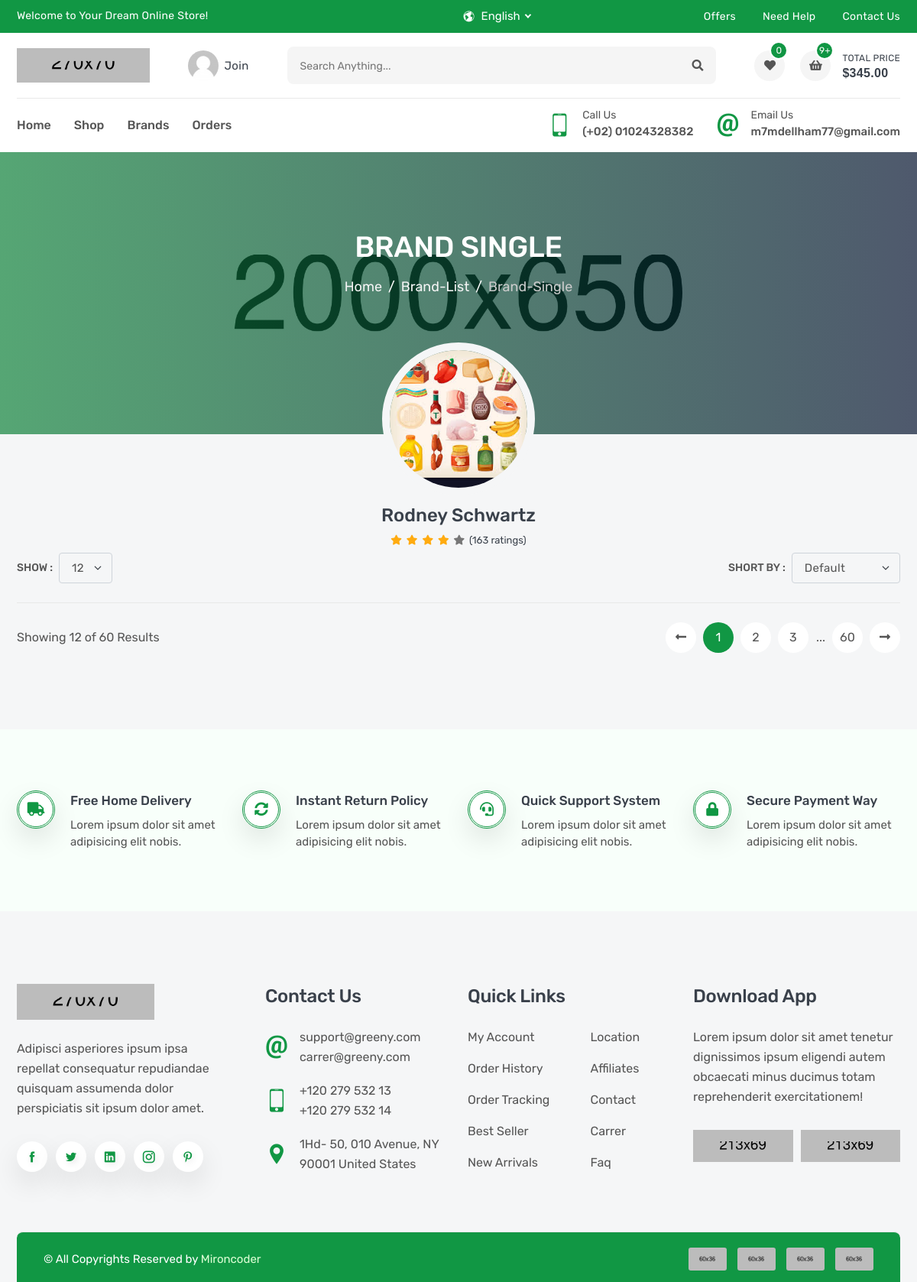
Screenshot of /products/brands/rodney-schwartz with the database file from the repository.
### product/models.py (models this page shows, shortened)
class Brand(models.Model):
    name=models.CharField(_('Name'),max_length=100)
    image=models.ImageField(_('Image'),upload_to='brand')
    slug=models.SlugField(null=True,blank=True,)

### product/views.py (the view)
# urls.py: path('brands/<slug:slug>',BrandDetail.as_view()),
class BrandDetail(ListView):
    model=Product
    template_name='product/brand_detail.html'
    paginate_by=20
    def get_queryset(self): #override on queryset
        brand=Brand.objects.get(slug=self.kwargs['slug'])
        return super().get_queryset().filter(brand=brand)
    def get_context_data(self, **kwargs: Any):
        context= super().get_context_data(**kwargs)
        context['brand']=Brand.objects.get(slug=self.kwargs['slug'])
        return context

### product/templates/product/brand_detail.html (shortened to what this page needs)
{% extends 'base.html' %}
{% load static %}
{% block css %}
<link rel="stylesheet" href="{% static 'en/css/brand-single.css' %}">
{% endblock css %}
{% block body %}
        <section class="single-banner" style="background: url(images/single-banner.jpg) no-repeat center;">
            <div class="container">
                <h2>Brand Single</h2>
                <ol class="breadcrumb">
                    <li class="breadcrumb-item"><a href="index.html">Home</a></li>
                    <li class="breadcrumb-item"><a href="brand-list.html">brand-list</a></li>
                    <li class="breadcrumb-item active" aria-current="page">brand-single</li>
                </ol>
            </div>
        </section>
        <div class="brand-single">
            <a href="#"><img src="{{brand.image.url}}" alt="brand"></a>
            <a href="#"><h3>{{brand.name}}</h3></a>
            <ul>
                <li class="fas fa-star active"></li>
                <li class="fas fa-star active"></li>
                <li class="fas fa-star active"></li>
                <li class="fas fa-star active"></li>
                <li class="fas fa-star"></li>
                <li class="total">(163 ratings)</li>
            </ul>
        </div>
        <section class="inner-section shop-part">
            <div class="container">
                <div class="row">
                    <div class="col-lg-12">
                        <div class="top-filter">
                            <div class="filter-show">
                                <label class="filter-label">Show :</label>
                                <select class="form-select filter-select">
                                    <option value="1">12</option>
                                </select>
                            </div>
                            <div class="filter-short">
                                <label class="filter-label">Short by :</label>
                                <select class="form-select filter-select">
                                    <option selected>default</option>
                                </select>
                            </div>
                        </div>
                    </div>
                </div>
                <div class="row">
                    <div class="col-lg-12">
                        <div class="bottom-paginate">
                            <p class="page-info">Showing 12 of 60 Results</p>
                            <ul class="pagination">
                                <li class="page-item">
                                    <a class="page-link" href="#">
                                        <i class="fas fa-long-arrow-alt-left"></i>
                                    </a>
                                </li>
                                <li class="page-item"><a class="page-link active" href="#">1</a></li>
                                <li class="page-item"><a class="page-link" href="#">2</a></li>
                                <li class="page-item"><a class="page-link" href="#">3</a></li>
                                <li class="page-item">...</li>
                                <li class="page-item"><a class="page-link" href="#">60</a></li>
                                <li class="page-item">
                                    <a class="page-link" href="#">
                                        <i class="fas fa-long-arrow-alt-right"></i>
                                    </a>
                                </li>
                            </ul>
                        </div>
                    </div>
                </div>
            </div>
        </section>
        {% endblock %}

### static/en/css/brand-single.css (style rules this page uses)
.single-banner { padding: 100px 0px 180px; }
.brand-single { position: relative; text-align: center; margin-top: -120px; z-index: 1; }
.brand-single a { display: block; }
.brand-single a img { width: 200px; height: 200px; border-radius: 50%; border: 10px solid var(--body); margin-bottom: 10px; }
.brand-single a h3 { text-transform: capitalize; margin-bottom: 3px; }
.brand-single ul { margin-bottom: 3px; }
.brand-single ul li { font-size: 13px; margin: 0px 1px; color: var(--gray); display: inline-block; }
.brand-single ul .active { color: var(--yellow); }
.brand-single ul .total { color: var(--heading); }

### rows the page displays
Brand: image (picture), name "Rodney Schwartz"
